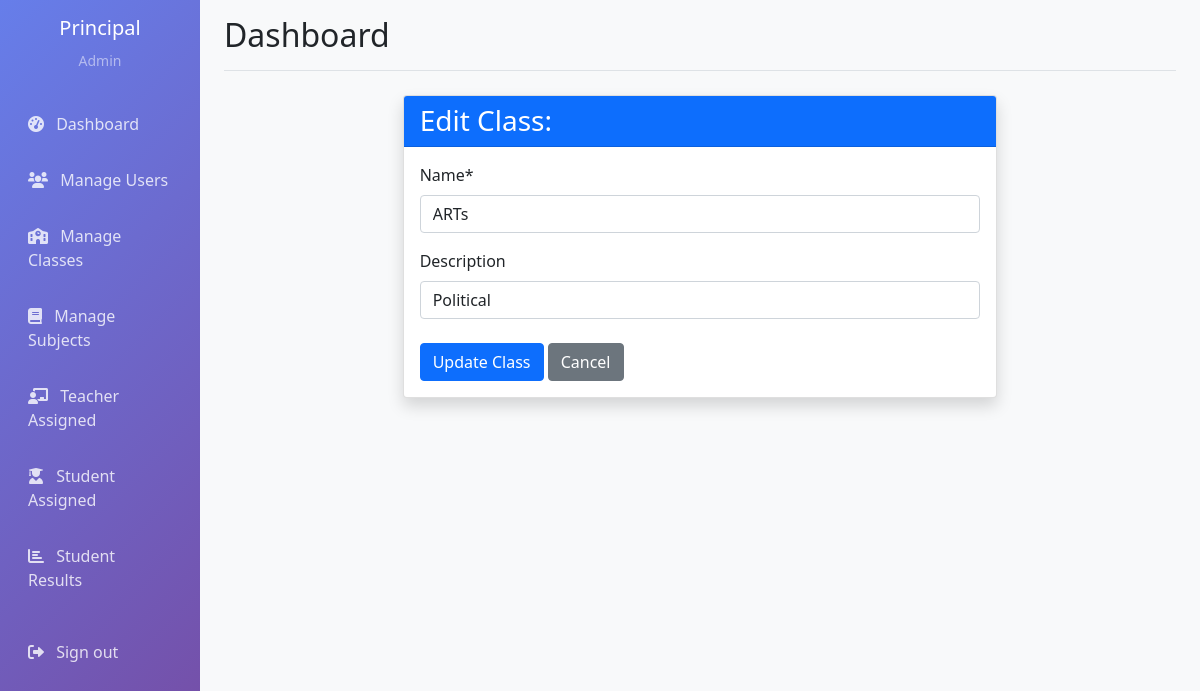
/class/edit/2/ (signed in), run on the app's committed database.
### accounts/models.py (models this page shows, shortened)
class CustomUser(AbstractUser):
    USER_TYPE_CHOICES = (
        ('admin', 'Admin'),
        ('teacher', 'Teacher'),
        ('student', 'Student'),
    )
    email = models.EmailField(unique=True)
    user_type = models.CharField(max_length=10, choices=USER_TYPE_CHOICES)
    phone = models.PositiveIntegerField(max_length=15, blank=True)
    address = models.CharField(blank=True)
    USERNAME_FIELD = 'email'
    REQUIRED_FIELDS = ['username', 'user_type']

class Class(models.Model):
    name = models.CharField(max_length=100)
    description = models.CharField(blank=True)
    created_at = models.DateTimeField(auto_now_add=True)
    class Meta:
        verbose_name_plural = "Classes"

### accounts/views.py (the view)
# urls.py: path('class/edit/<int:class_id>/', views.edit_class, name='edit_class'),
@login_required
def edit_class(request, class_id):
    if request.user.user_type != 'admin':
        messages.error(request, 'Access denied')
        return redirect('dashboard')
    classes = get_object_or_404(Class, id=class_id)
    if request.method == 'POST':
        form = ClassForm(request.POST, instance=classes)
        if form.is_valid():
            form.save()
            messages.success(request, 'Class updated successfully')
            return redirect('manage_subjects')
    else:
        form = ClassForm(instance=classes)
    return render(request, 'admin/edit_class.html', {
        'form': form,
        'classes': classes
    })

### accounts/forms.py
class ClassForm(forms.ModelForm):
    class Meta:
        model = Class
        fields = ['name', 'description']

### templates/admin/edit_class.html (shortened to what this page needs)
{% extends 'base.html' %}
{% load crispy_forms_tags %}
{% block content %}
<div class="container mt-4">
    <div class="row">
        <div class="col-md-8 offset-md-2">
            <div class="card shadow">
                <div class="card-header bg-primary text-white">
                    <h3 class="mb-0">
                         Edit Class: {{ class.name }}
                    </h3>
                </div>
                <div class="card-body">
                    <form method="post">
                        {{ form|crispy }}
                        <div class="form-group mt-4">
                            <button type="submit" class="btn btn-primary">
                                 Update Class
                            </button>
                            <a href="{% url 'manage_classes' %}" class="btn btn-secondary">
                                 Cancel
                            </a>
                        </div>
                    </form>
                </div>
            </div>
        </div>
    </div>
</div>
{% endblock %}

### templates/base.html (shortened to what this page needs)
<!DOCTYPE html>
<html lang="en">
<head>
    <link href="https://cdn.jsdelivr.net/npm/select2@4.1.0-rc.0/dist/css/select2.min.css" rel="stylesheet" />
    <link href="https://cdn.jsdelivr.net/npm/bootstrap@5.1.3/dist/css/bootstrap.min.css" rel="stylesheet">
    <link href="https://cdnjs.cloudflare.com/ajax/libs/font-awesome/6.0.0/css/all.min.css" rel="stylesheet">
</head>
<body>
    <div class="container-fluid">
        <div class="row">
            {% if request.user.is_authenticated %}
            <nav class="col-md-3 col-lg-2 d-md-block sidebar collapse">
                <div class="position-sticky pt-3">
                    <div class="text-center mb-4">
                        <h5 class="text-white">{{ request.user.get_full_name }}</h5>
                        <small class="text-white-50">{{ request.user.user_type|title }}</small>
                    </div>
                    <ul class="nav flex-column">
                        <li class="nav-item">
                            <a class="nav-link" href="{% url 'dashboard' %}">
                                <i class="fas fa-tachometer-alt me-2"></i>
                                Dashboard
                            </a>
                        </li>
                        {% if request.user.user_type == 'admin' %}
                        <li class="nav-item">
                            <a class="nav-link" href="{% url 'manage_users' %}">
                                <i class="fas fa-users me-2"></i>
                                Manage Users
                            </a>
                        </li>
                        <li class="nav-item">
                            <a class="nav-link" href="{% url 'manage_classes' %}">
                                <i class="fas fa-school me-2"></i>
                                Manage Classes
                            </a>
                        </li>
                        <li class="nav-item">
                            <a class="nav-link" href="{% url 'manage_subjects' %}">
                                <i class="fas fa-book me-2"></i>
                                Manage Subjects
                            </a>
                        </li>
                        <li class="nav-item">
                            <a class="nav-link" href="{% url 'manage_teacher_assignments' %}">
                                <i class="fas fa-chalkboard-teacher me-2"></i>
                                Teacher Assigned
                            </a>
                        </li>
                        <li class="nav-item">
                            <a class="nav-link" href="{% url 'manage_student_assignments' %}">
                                <i class="fas fa-user-graduate me-2"></i>
                                Student Assigned
                            </a>
                        </li>
                        <li class="nav-item">
                            <a class="nav-link" href="{% url 'admin_student_results' %}">
                                <i class="fas fa-chart-bar me-2"></i>
                                Student Results
                            </a>
                        </li>
                        {% endif %}
                        <li class="nav-item mt-3">
                            <a class="nav-link" href="{% url 'logout' %}">
                                <i class="fas fa-sign-out-alt me-2"></i>
                                Sign out
                            </a>
                        </li>
                    </ul>
                </div>
            </nav>
            {% endif %}
            <main class="col-md-9 ms-sm-auto col-lg-10 px-md-4 main-content">
                {% if request.user.is_authenticated %}
                <div class="d-flex justify-content-between flex-wrap flex-md-nowrap align-items-center pt-3 pb-2 mb-3 border-bottom">
                    <h1 class="h2">{% block page_title %}Dashboard{% endblock %}</h1>
                </div>
                {% endif %}
                {% block content %}
                {% endblock %}
            </main>
        </div>
    </div>
</body>
</html>

### templates/base.html (style rules this page uses)
.sidebar { min-height: 100vh; background: linear-gradient(135deg, #667eea 0%, #764ba2 100%); }
.sidebar .nav-link { color: rgba(255, 255, 255, 0.8); padding: 0.75rem 1rem; margin: 0.25rem 0; border-radius: 0.5rem; transition: all 0.3s; }
.main-content { background-color: #f8f9fa; min-height: 100vh; }

### data on the page
CustomUser: user.get_full_name "Principal", user.user_type "Admin"
Class: name "ARTs", description "Political"
